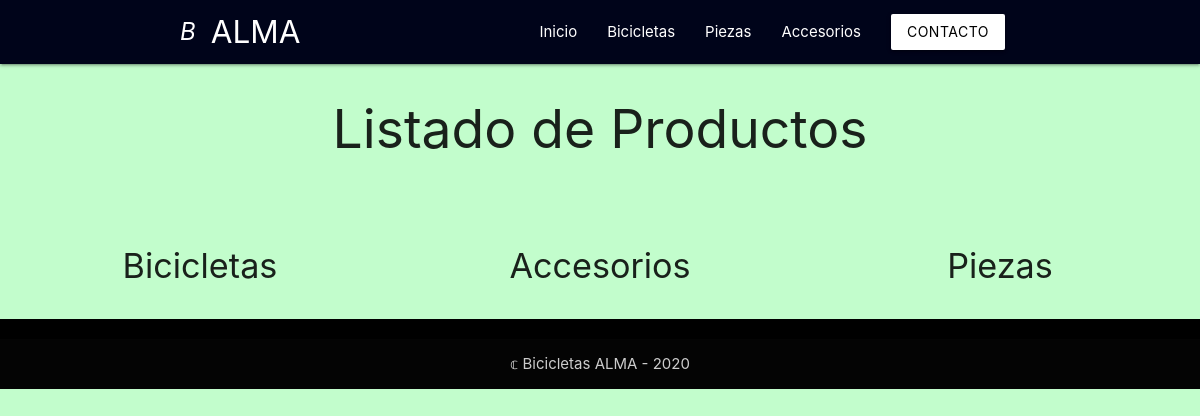
Page /bicicletas/mostrar_producto on the earlier database version.
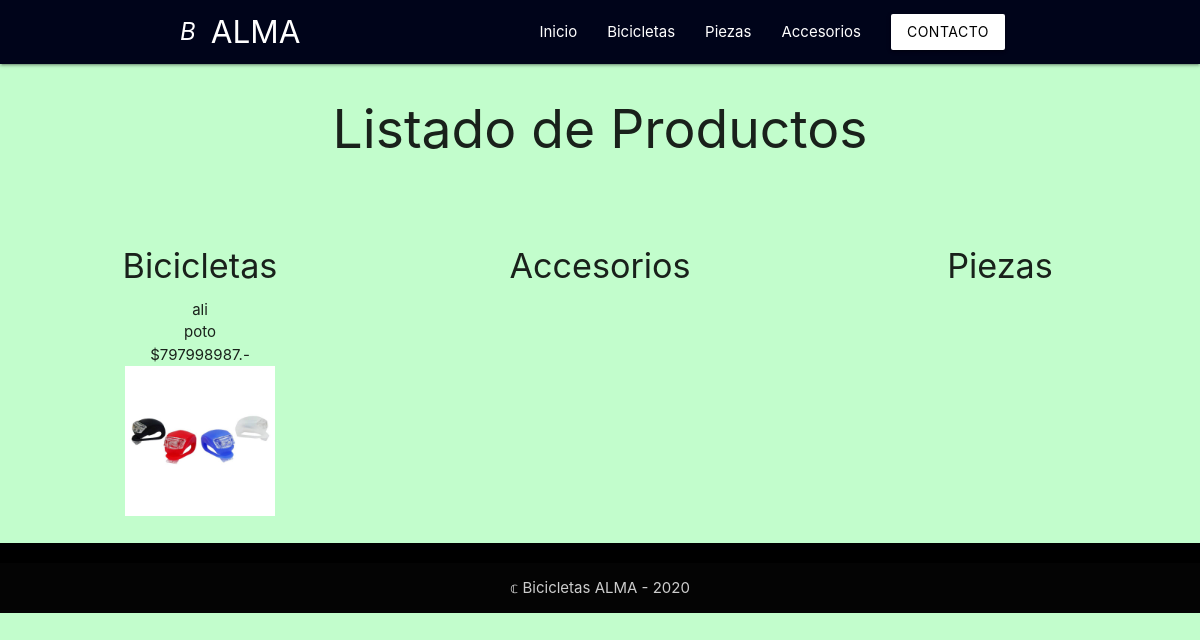
Same page on the later database version.
### bicicletas/models.py (models this page shows, shortened)
class producto (models.Model):
    id_producto         = models.AutoField(db_column='id_producto', primary_key=True)
    codigo              = models.CharField(max_length=5, unique=True)
    nombre              = models.CharField(max_length=19, unique=True)
    descripcion         = models.CharField(max_length=20, blank=True, null=True)
    precio              = models.CharField(max_length=20, blank=True, null=True)
    tipo                = models.CharField(max_length=20, blank=True, null=True)
    foto                = models.ImageField(upload_to='fotos', blank=True, null=True)
    activo              = models.IntegerField(blank=True, null=True)

### bicicletas/views.py (the view)
# urls.py: path('mostrar_producto', views.mostrar_producto, name='mostrar_producto'),
def mostrar_producto(request):
    print("ok, estamos en la vista mostrar producto")
    lista = producto.objects.all()
    context = {'listado':lista}
    return render (request, 'bicicletas/listar_producto.html', context)
    return render (request, 'bicicletas/listar_producto.html', context)

### bicicletas/templates/bicicletas/listar_producto.html (shortened to what this page needs)
{% extends "bicicletas/base.html" %}
{% load static %}
{% block content%}
<main>
    <div class='row'>
        <center>
        <h2>Listado de Productos</h2>
                <br><br>
        <div class="col s12 m4">
            <div>
                <h4>Bicicletas</h4>
                {% for prod in listado %}
                    {% if prod.tipo == "bicicleta" %}
                        {{prod.nombre}} <br> {{prod.descripcion}} <br> ${{prod.precio}}.-<br>
                        <img src="{{prod.foto.url}}" width="150px"> <br>
                    {% endif %}
                {% endfor %}
            </div>
        </div>
        <div class="col s12 m4">
            <div>
                <h4>Accesorios</h4>
            </div>
        </div>
        <div class="col s12 m4">
            <div>
                <h4>Piezas</h4>
            </div>
        </div></center>
    </div>
</main>
<footer class="page-footer black">
    <div class="footer-copyright">
      <div class="container center footer-text">
       &copf; Bicicletas ALMA - 2020
      </div>
    </div>
  </footer>
{% endblock %}

Differences in the rows shown:
added producto: nombre "ali", descripcion "poto", precio "797998987", foto (picture)
